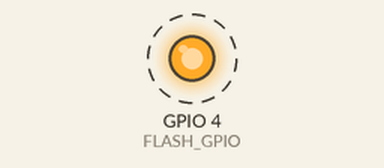
This sketch was run on a simulated ESP32. Parts: output pins drawn as LEDs (lit = HIGH). Dashed ring = blinking.

Above: at 0.5 s.
Timing chart, 0 to 4.6 s (numbered marks = the images above):
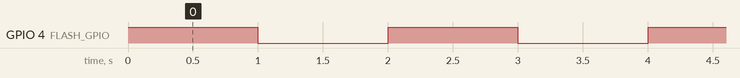

The sketch:

flash_test.ino
```cpp
// ESP32-CAM flaş LED testi — kamera/WiFi/foto çekme yok, sadece
// FLASH_GPIO pinini 1 saniye aralıklarla yakıp söndürür.
#define FLASH_GPIO 4

void setup() {
  pinMode(FLASH_GPIO, OUTPUT);
}

void loop() {
  digitalWrite(FLASH_GPIO, HIGH);
  delay(1000);
  digitalWrite(FLASH_GPIO, LOW);
  delay(1000);
}
```

Measured:
- by itself, GPIO 4 (FLASH_GPIO): alternates HIGH for 1.0 s and LOW for 1.0 s
